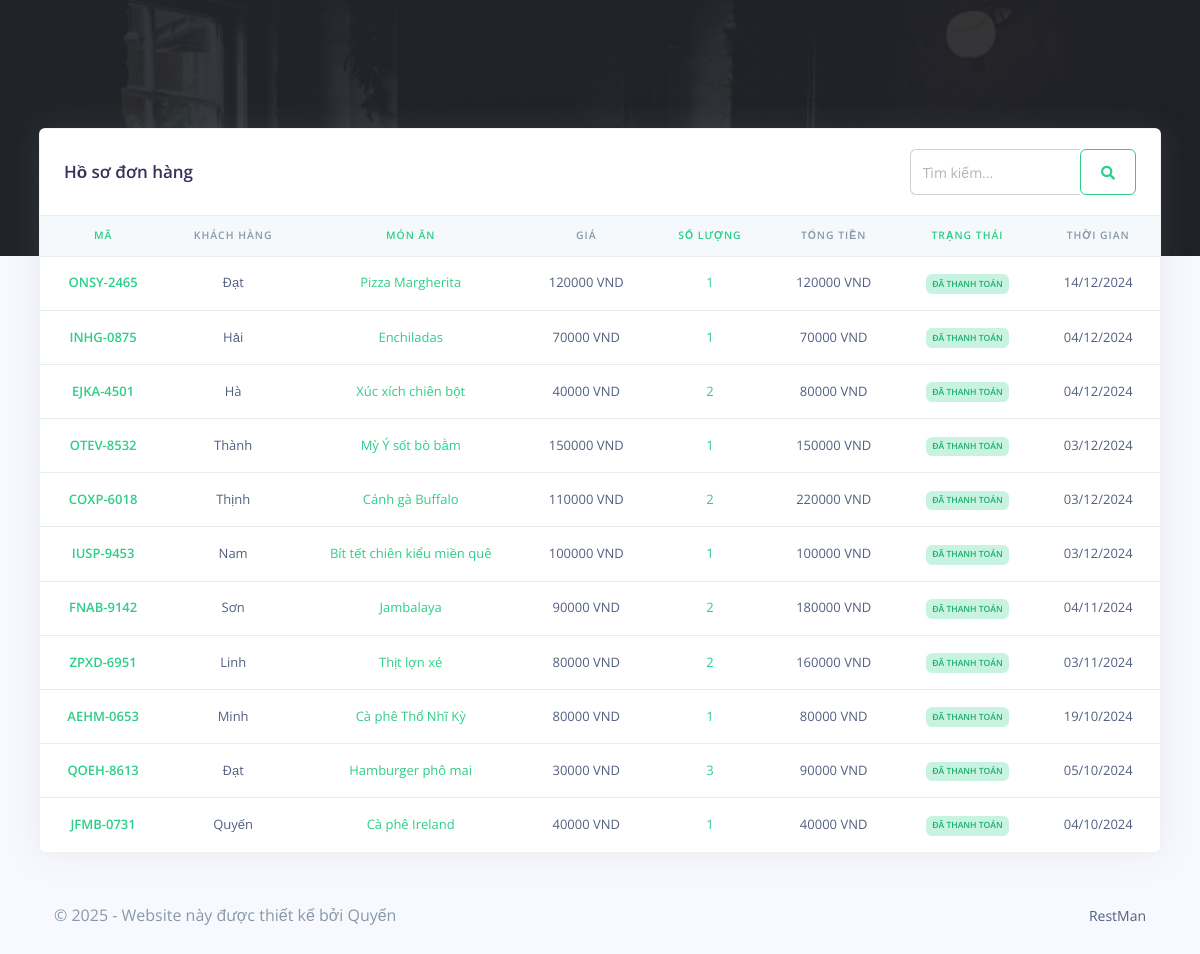
Screenshot of /RestMan/admin/orders_reports.php (signed in) with the database file from the repository.
### tables this page shows
CREATE TABLE `rpos_orders` (
  `order_id` varchar(200) NOT NULL,
  `order_code` varchar(200) NOT NULL,
  `customer_id` varchar(200) NOT NULL,
  `customer_name` varchar(200) NOT NULL,
  `prod_id` varchar(200) NOT NULL,
  `prod_name` varchar(200) NOT NULL,
  `prod_price` varchar(200) NOT NULL,
  `prod_qty` varchar(200) NOT NULL,
  `order_status` varchar(200) NOT NULL,
  `created_at` timestamp(6) NOT NULL DEFAULT current_timestamp(6) ON UPDATE current_timestamp(6)
);

### RestMan/admin/orders_reports.php (the view, shortened to what this page needs)
<?php
include('config/config.php');
require_once('partials/_head.php');
?>
<body>
    <div class="main-content">
        <?php
        require_once('partials/_topnav.php');
        ?>
        <div class="container-fluid mt--8">
            <div class="row">
                <div class="col">
                    <div class="card shadow">
                        <div class="card-header border-0 d-flex justify-content-between align-items-center">
                            <h3 class="mb-0">Hồ sơ đơn hàng</h3>
                            <form class="d-flex" method="GET">
                                <div class="input-group">
                                    <input type="text" name="search" class="form-control" placeholder="Tìm kiếm..." value="<?= isset($_GET['search']) ? htmlspecialchars($_GET['search']) : ''; ?>">
                                    <button type="submit" class="btn btn-outline-success">
                                        <i class="fas fa-search"></i>
                                    </button>
                                </div>
                            </form>
                        </div>
                        <div class="table-responsive">
                            <table class="table align-items-center table-flush text-center">
                                <thead class="thead-light">
                                    <tr>
                                        <th class="text-success" scope="col">Mã</th>
                                        <th scope="col">Khách hàng</th>
                                        <th class="text-success" scope="col">Món ăn</th>
                                        <th scope="col">Giá</th>
                                        <th class="text-success" scope="col">Số lượng</th>
                                        <th scope="col">Tổng tiền</th>
                                        <th class="text-success" scope="col">Trạng thái</th>
                                        <th scope="col">Thời gian</th>
                                    </tr>
                                </thead>
                                <tbody>
                                    <?php
                                    $search = isset($_GET['search']) ? $_GET['search'] : '';
                                    if (!empty($search)) {
                                        $ret = "SELECT * FROM rpos_orders WHERE order_code LIKE ? OR customer_name LIKE ? OR created_at LIKE ?";
                                        $stmt = $mysqli->prepare($ret);
                                        $searchParam = "%{$search}%";
                                        $stmt->bind_param('sss', $searchParam, $searchParam, $searchParam);
                                    } else {
                                        $ret = "SELECT * FROM rpos_orders ORDER BY created_at DESC";
                                        $stmt = $mysqli->prepare($ret);
                                    }
                                    $stmt->execute();
                                    $res = $stmt->get_result();
                                    while ($order = $res->fetch_object()) {
                                        $total = ($order->prod_price * $order->prod_qty);
                                    ?>
                                        <tr>
                                            <th class="text-success" scope="row"><?php echo $order->order_code; ?></th>
                                            <td><?php echo $order->customer_name; ?></td>
                                            <td class="text-success"><?php echo $order->prod_name; ?></td>
                                            <td><?php echo $order->prod_price; ?> VND</td>
                                            <td class="text-success"><?php echo $order->prod_qty; ?></td>
                                            <td><?php echo $total; ?> VND</td>
                                            <td><?php if ($order->order_status == '') {
                                                    echo "<span class='badge badge-danger'>Chưa thanh toán</span>";
                                                } else {
                                                    echo "<span class='badge badge-success'>$order->order_status</span>";
                                                } ?></td>
                                            <td><?php echo date('d/m/Y', strtotime($order->created_at)); ?></td>
                                        </tr>
                                    <?php } ?>
                                </tbody>
                            </table>
                        </div>
                    </div>
                </div>
            </div>
            <?php
            require_once('partials/_footer.php');
            ?>
        </div>
    </div>
</body>
</html>

### rows the page displays
rpos_orders: order_code "ONSY-2465", customer_name "Đạt", prod_name "Pizza Margherita", prod_price "120000", prod_qty "1", order_status "ĐÃ THANH TOÁN", created_at "14/12/2024"
rpos_orders: order_code "INHG-0875", customer_name "Hải", prod_name "Enchiladas", prod_price "70000", prod_qty "1", order_status "ĐÃ THANH TOÁN", created_at "04/12/2024"
rpos_orders: order_code "EJKA-4501", customer_name "Hà", prod_name "Xúc xích chiên bột", prod_price "40000", prod_qty "2", total "80000", order_status "ĐÃ THANH TOÁN", created_at "04/12/2024"
rpos_orders: order_code "OTEV-8532", customer_name "Thành", prod_name "Mỳ Ý sốt bò bằm", prod_price "150000", prod_qty "1", order_status "ĐÃ THANH TOÁN", created_at "03/12/2024"
rpos_orders: order_code "COXP-6018", customer_name "Thịnh", prod_name "Cánh gà Buffalo", prod_price "110000", prod_qty "2", total "220000", order_status "ĐÃ THANH TOÁN", created_at "03/12/2024"
rpos_orders: order_code "IUSP-9453", customer_name "Nam", prod_name "Bít tết chiên kiểu miền quê", prod_price "100000", prod_qty "1", order_status "ĐÃ THANH TOÁN", created_at "03/12/2024"
rpos_orders: order_code "FNAB-9142", customer_name "Sơn", prod_name "Jambalaya", prod_price "90000", prod_qty "2", total "180000", order_status "ĐÃ THANH TOÁN", created_at "04/11/2024"
rpos_orders: order_code "ZPXD-6951", customer_name "Linh", prod_name "Thịt lợn xé", prod_price "80000", prod_qty "2", total "160000", order_status "ĐÃ THANH TOÁN", created_at "03/11/2024"
rpos_orders: order_code "AEHM-0653", customer_name "Minh", prod_name "Cà phê Thổ Nhĩ Kỳ", prod_price "80000", prod_qty "1", order_status "ĐÃ THANH TOÁN", created_at "19/10/2024"
rpos_orders: order_code "QOEH-8613", customer_name "Đạt", prod_name "Hamburger phô mai", prod_price "30000", prod_qty "3", total "90000", order_status "ĐÃ THANH TOÁN", created_at "05/10/2024"
rpos_orders: order_code "JFMB-0731", customer_name "Quyến", prod_name "Cà phê Ireland", prod_price "40000", prod_qty "1", order_status "ĐÃ THANH TOÁN", created_at "04/10/2024"
